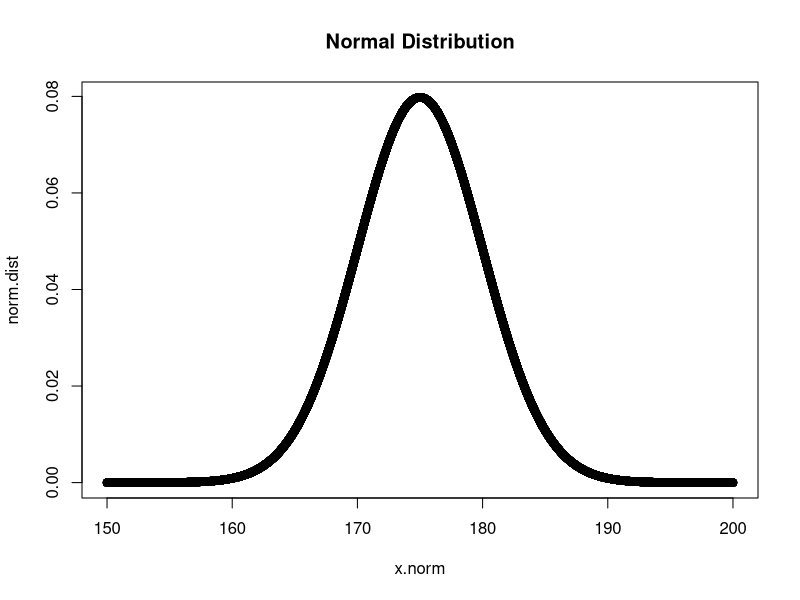
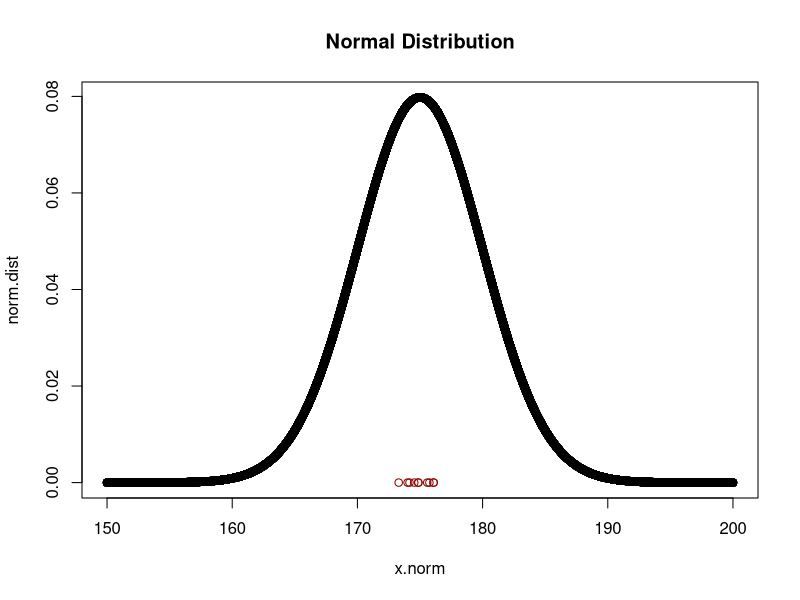
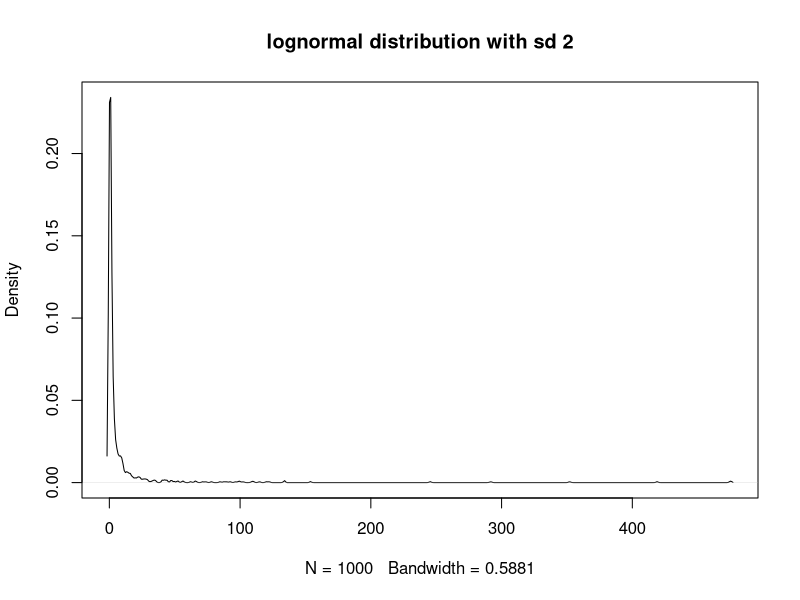
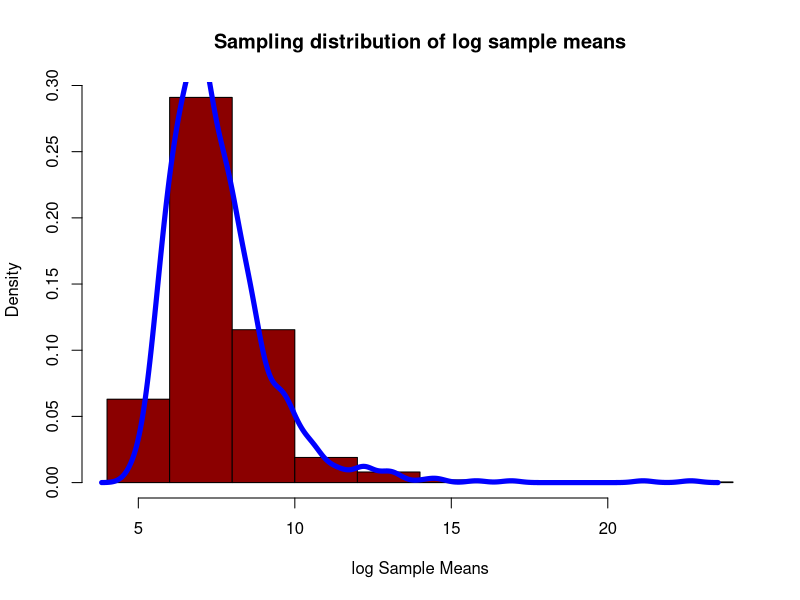
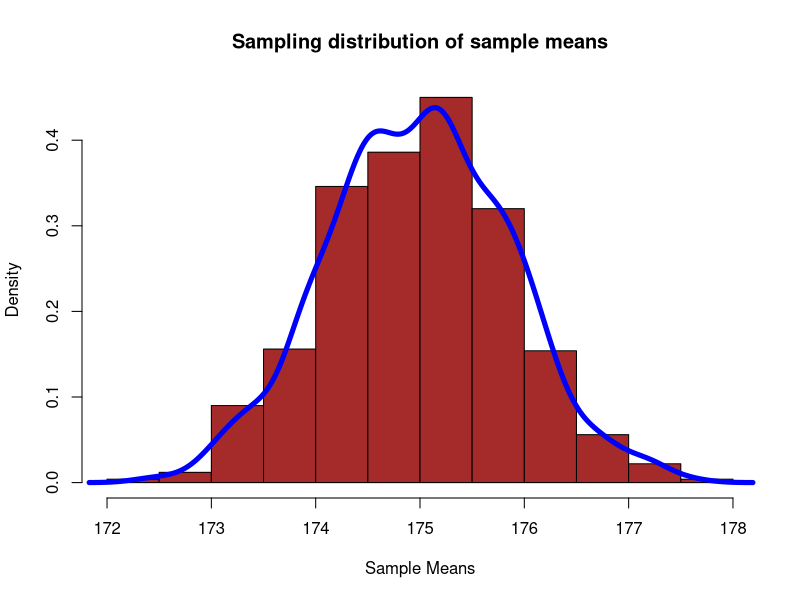

The R source for these figures, in order:
# Homework 3

# Illustrate the central limit theorem

#------------------------------------------------------------------------------------
#------------------------------------------------------------------------------------
# (a) Simulate (large numbers, such as sim = 10000) independent samples of the
# extent n for different distributions1 and demonstrate the central limit theorem
# by plotting the empirical distributioin of the simulated arithmetic mean2
# and the corresponding normal distribution

# From what I understand, this question wants me to do,
# - (A-1)Simulate Normal Distribution of large number
# - (A-2)Extract the sample of N size for multiple times, let's say 10 times here
# - (A-3)Plot those means to the graph

# (A-1)
# I made a sequence of numbers between 150 and 200 increasing by 1/1000
# I will use it for normal distribution
# So my population is 50,000
x.norm <- seq(150, 200, by = .001)

# Choose the mean and sd for normal distribution and make normal distribuiton
norm.dist <- dnorm(x.norm, mean=175, sd = 5)

# Plot normal distribution
plot(x.norm, norm.dist, main='Normal Distribution')

# (A-2)Extract the sample of N size for multiple times, let's say n=30, and 10 times here

sample_means = 0

for(i in 1:10) {
  sample = rnorm(30 ,mean=175, sd=5)
  sample_mean = round(mean(sample), 2)
  sample_means[i] = sample_mean
}

# (A-3) Plot those means to the graph
plot(x.norm, norm.dist, main='Normal Distribution')
points(sample_means, y = rep(0, times=10), col="darkred")


#------------------------------------------------------------------------------------
#------------------------------------------------------------------------------------
# (B) Using the simulation from (a) determine whether the rule of thumb that the arith
# metic mean is approximately normally distributed from n = 30 yield truly
# reasonable approximations even for a very skewed distribution (for example,
# lognormal distribution with standard deviation 2). How big should you choose n?

# Make a lognormal distribution that has Standard deviation of 2
x.log = rlnorm(n = 1000, meanlog = 0, sdlog = 2)
plot(density(x.log), main='lognormal distribution with sd 2')
# collect sample means that has n = 30 and plot them to check if it makes normal distribution
log_sample_means = 0

for(i in 1:1000) {
  log_sample_mean = mean(rlnorm(n = 1000, meanlog = 0, sdlog = 2))
  log_sample_means[i] = round(log_sample_mean, 2)
}

hist(log_sample_means, main="Sampling distribution of log sample means", xlab="log Sample Means", 
     prob=T, col="darkred")
lines(density(log_sample_means), col="blue", lwd=5)

# How big should you choose n? 
# Answer: The most books suggest that the rule of thumb is 30, and from the what I've just conducted,
# I assume 30 is enough and it makes normal distribution


#------------------------------------------------------------------------------------
#------------------------------------------------------------------------------------
# (C) Examine the above rule of thumb for symmetric distributions

# I will extract sample size of 30 and calculate the sample mean
# Do it for 1,000 times to see if it makes normal distribution
sample_means = 0

for(i in 1:1000) {
  sample = rnorm(30 ,mean=175, sd=5)
  sample_mean = round(mean(sample), 2)
  sample_means[i] = sample_mean
}

hist(sample_means, main="Sampling distribution of sample means", xlab="Sample Means", 
     prob=T, col="brown")
lines(density(sample_means), col="blue", lwd=5)
